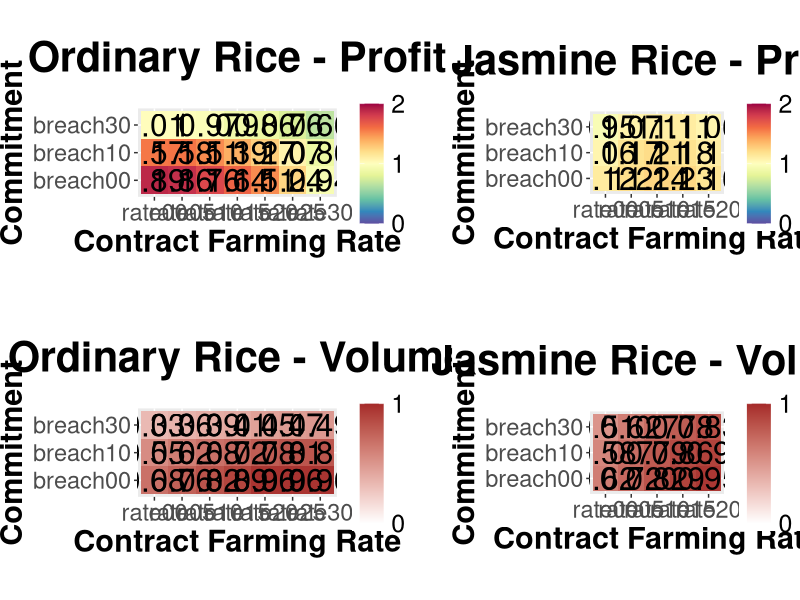
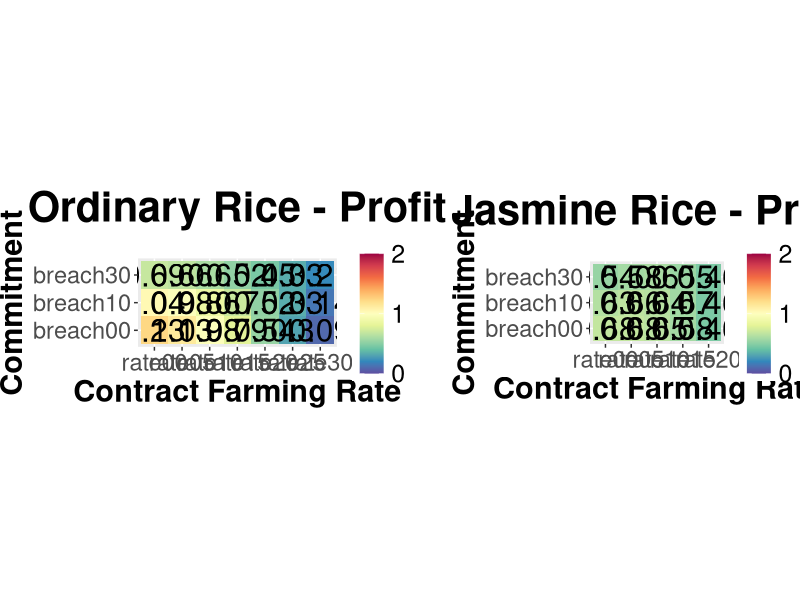

The R source for these figures, in order:
library(tidyverse)
library(magrittr)
library(stringr)

remove(list=ls())

# Function to export heatmaps
export_plots <- function(dataB00, dataB10, dataB30, rice_type){

  # Add Breach attribute to differentite outputs
  dataB00 %<>% mutate(Breach = "breach00")
  dataB10 %<>% mutate(Breach = "breach10")
  dataB30 %<>% mutate(Breach = "breach30")
  total <- bind_rows(dataB00, dataB10, dataB30)
  
  # Extract names 
  row1 <- unlist(total[1,])
  names <- c()
  for(i in 1:(length(row1))){
    if (i %% 2 == 1) names[(i + 1) / 2] = row1[i] 
    if (i == length(row1)) names[(i + 1) / 2] = "Breach"
  }
  
  # Update names to output tibbles
  data <- tibble(Exp = unlist(total[,2])) # Firstly add "Exp" into the tibble
  # Then bind_cols could be performed without error
  for(i in 4:ncol(total)){
    if (i %% 2 == 0 | i == ncol(total)) data <- bind_cols(data, total[,i])
  }
  colnames(data) <- names
  
  # If Jasmine rice re-filter Steps
  if (rice_type == "Jasmine") 
    data %<>% filter(Step %% 2 == 0)
  
  # Calculate and select relevant variables
  data %<>% mutate(Exp = round(Exp, 2),
                   CFRate = paste0("rate", ifelse(Exp * 100 < 10, paste0("0", Exp * 100), Exp * 100))) %>% 
    select(Breach, CFRate, PayoffsC_A, PayoffsWithoutCF, VolC_A) %>% 
    group_by(Breach, CFRate) %>% 
    summarize(MeanPayoffsC = mean(PayoffsC_A), 
              MeanPayoffsSM = mean(PayoffsWithoutCF),
              Vol = round(mean(VolC_A) / 4000, 2)) %>% 
    mutate(PayoffsRate = round(MeanPayoffsC / MeanPayoffsSM, 2))
  
  library(RColorBrewer)
  hm.palette <- colorRampPalette(rev(brewer.pal(11, 'Spectral')), space='Lab')
  
  # Heatmap of average payoffs rate per crop in comparison with SM
  p1 <- ggplot(data, aes(x = CFRate, y = Breach, fill = PayoffsRate)) + 
      geom_tile() + coord_equal() + 
      scale_fill_gradientn(colours = hm.palette(100), breaks=seq(0,2,1), limits=c(0,2)) + 
      geom_text(aes(CFRate, Breach, label = PayoffsRate), color = "black", size = 8) + 
      theme(axis.text =  element_text(size=17), axis.title = element_text(size=22, face="bold"), 
            legend.text = element_text(size=18),
            plot.title = element_text(hjust=0.5, size=30, face="bold", margin=margin(0,0,20,0)),
            plot.margin = unit(c(0,ifelse(rice_type == "Ordinary", 1, 0),0,0),"cm")) +
      ylab("Commitment") + xlab("Contract Farming Rate") + labs(fill = "") + 
      ggtitle(paste0(ifelse(rice_type == "Ordinary", "Ordinary", "Jasmine")," Rice - Profit"))
  
  # Heatmap of average volume
  v1 <- ggplot(data, aes(x = CFRate, y = Breach, fill = Vol)) + 
      geom_tile() + coord_equal() +
      scale_fill_gradient2(low="white", high="brown", breaks=seq(0,1), limits=c(0,1)) +
      geom_text(aes(CFRate, Breach, label = Vol), color = "black", size = 8) + 
      theme(axis.text =  element_text(size=17), axis.title = element_text(size=22, face="bold"), 
          legend.text = element_text(size=18),
          plot.title = element_text(hjust=0.5, size=30, face="bold", margin=margin(0,0,20,0)),
          plot.margin = unit(c(0,ifelse(rice_type == "Ordinary", 1, 0),0,0),"cm")) +
      ylab("Commitment") + xlab("Contract Farming Rate") + labs(fill = "") + 
      ggtitle(paste0(ifelse(rice_type == "Ordinary", "Ordinary", "Jasmine"), " Rice - Volume"))
  
  # Return list of relevant plots
  list(p1, v1)
}

dataB00 <- read_delim("ConFar_AllSteps_Ordinary_Breach_00.txt", delim = ";", col_names = FALSE)
dataB10 <- read_delim("ConFar_AllSteps_Ordinary_Breach_10.txt", delim = ";", col_names = FALSE)
dataB30 <- read_delim("ConFar_AllSteps_Ordinary_Breach_30.txt", delim = ";", col_names = FALSE)
ord_plots <- export_plots(dataB00, dataB10, dataB30, "Ordinary")

dataB00 <- read_delim("ConFar_AllSteps_Jasmine_Breach_00.txt", delim = ";", col_names = FALSE)
dataB10 <- read_delim("ConFar_AllSteps_Jasmine_Breach_10.txt", delim = ";", col_names = FALSE)
dataB30 <- read_delim("ConFar_AllSteps_Jasmine_Breach_30.txt", delim = ";", col_names = FALSE)
jas_plots <- export_plots(dataB00, dataB10, dataB30, "Jasmine")

library(cowplot)
plot_grid(ord_plots[[1]],jas_plots[[1]],
          ord_plots[[2]],jas_plots[[2]],
          nrow=2,rel_widths = c(7.8,6))
ggsave("heatMapFull.png", units="in", width=20, height=12, dpi=150)

dataB00 <- read_delim("ConFar_AllSteps_WE_Ordinary_Breach_00.txt", delim = ";", col_names = FALSE)
dataB10 <- read_delim("ConFar_AllSteps_WE_Ordinary_Breach_10.txt", delim = ";", col_names = FALSE)
dataB30 <- read_delim("ConFar_AllSteps_WE_Ordinary_Breach_30.txt", delim = ";", col_names = FALSE)
ord_plots <- export_plots(dataB00, dataB10, dataB30, "Ordinary")

dataB00 <- read_delim("ConFar_AllSteps_WE_Jasmine_Breach_00.txt", delim = ";", col_names = FALSE)
dataB10 <- read_delim("ConFar_AllSteps_WE_Jasmine_Breach_10.txt", delim = ";", col_names = FALSE)
dataB30 <- read_delim("ConFar_AllSteps_WE_Jasmine_Breach_30.txt", delim = ";", col_names = FALSE)
jas_plots <- export_plots(dataB00, dataB10, dataB30, "Jasmine")

plot_grid(ord_plots[[1]],jas_plots[[1]],
          nrow=1,rel_widths = c(7.8,6))
ggsave("heatMapFullWE.png", units="in", width=20, height=6, dpi=150)
